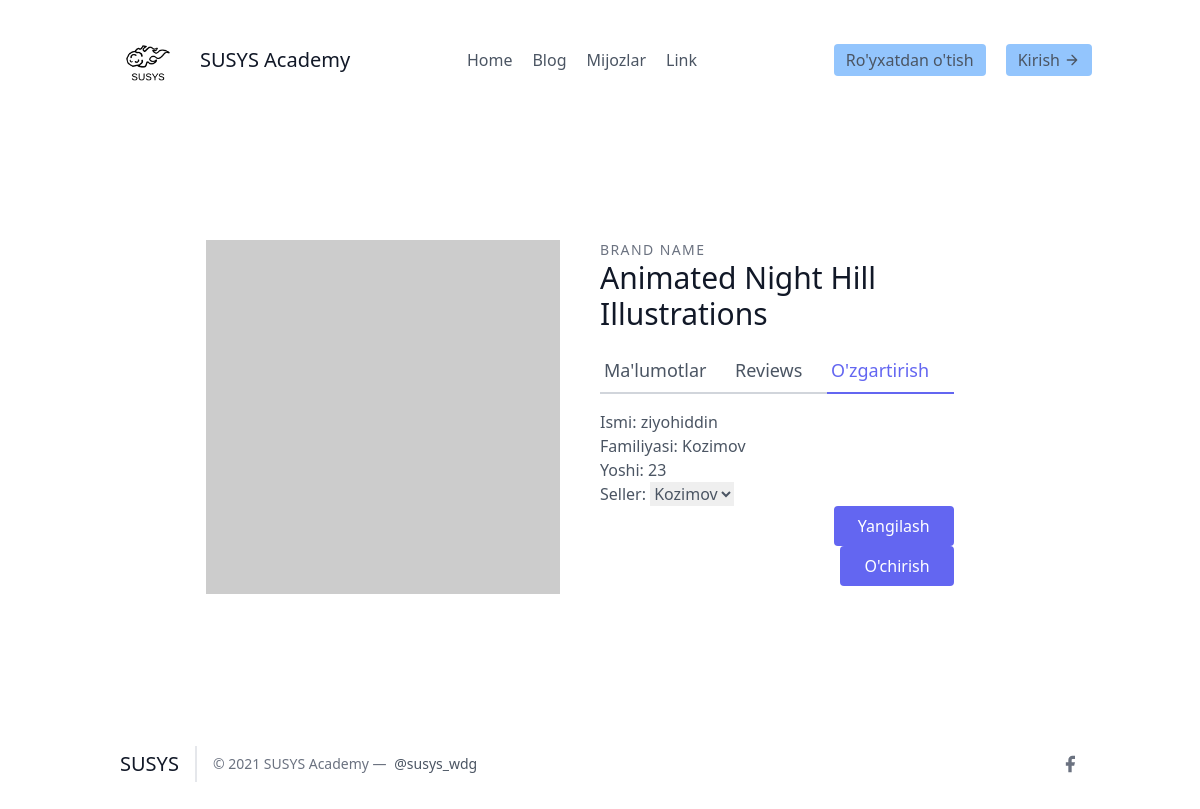
Page /leads/3/update_detail on the earlier database version.
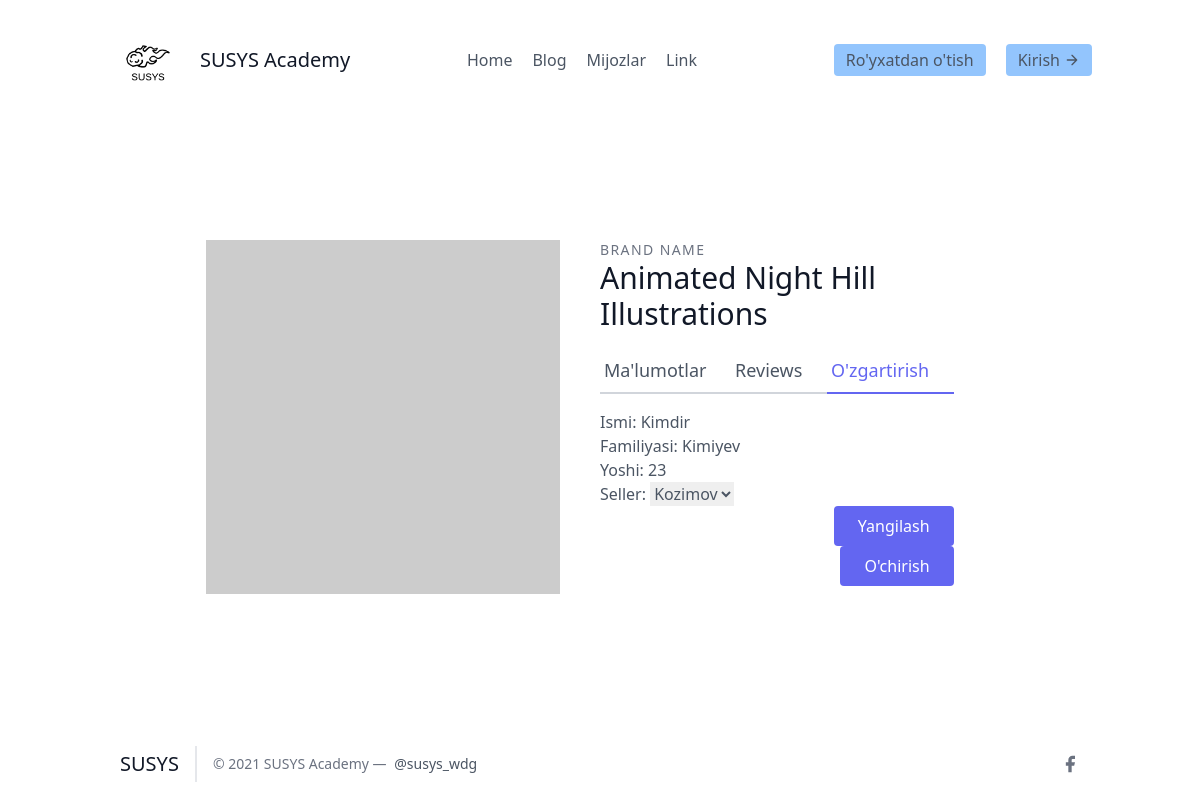
Same page on the later database version.
### leads/models.py (models this page shows, shortened)
class Lead(models.Model):
    ismi = models.CharField(max_length=20)
    familiyasi = models.CharField(max_length=20)
    yoshi = models.IntegerField(default=0)
    seller = models.ForeignKey("Seller", on_delete=models.CASCADE)

### leads/views.py (the view, shortened to what this page needs)
# urls.py: path('<int:pk>/update_detail', LeadUpdateView.as_view(), name="update"),
class LeadUpdateView(UpdateView):
    template_name = "leads/update.html"
    form_class = LeadModelForm
    queryset = models.Lead.objects.all()

### leads/forms.py
class LeadModelForm(forms.ModelForm):
    class Meta:
        model = Lead
        fields = (
            "ismi",
            "familiyasi",
            "yoshi",
            "seller",
        )

### leads/models.py (called while the page is built)
    def __str__(self):
        return str(self.user)

### leads/templates/leads/update.html (shortened to what this page needs)
{% extends 'base.html' %}
{% block content %}
    <section class="text-gray-600 body-font overflow-hidden">
    <div class="container px-5 py-24 mx-auto">
    <div class="lg:w-4/5 mx-auto flex flex-wrap">
        <img alt="ecommerce" class="lg:w-1/2 w-full lg:pr-10 lg:py-6 mb-6 lg:mb-0 object-cover object-center rounded" src="https://dummyimage.com/400x400">
      <div class="lg:w-1/2 w-full lg:pr-10 lg:py-6 mb-6 lg:mb-0">
        <h2 class="text-sm title-font text-gray-500 tracking-widest">BRAND NAME</h2>
        <h1 class="text-gray-900 text-3xl title-font font-medium mb-4">Animated Night Hill Illustrations</h1>
        <div class="flex mb-4">
          <a href="{% url 'leads:detallar' lead.pk %}" class="flex-grow border-b-2 border-gray-300 py-2 text-lg px-1">
            Ma'lumotlar
          </a>
          <a class="flex-grow border-b-2 border-gray-300 py-2 text-lg px-1">
            Reviews
          </a>
          <a href="{% url 'leads:update' lead.pk %}" class="flex-grow text-indigo-500 border-b-2 border-indigo-500 py-2 text-lg px-1">
            O'zgartirish
          </a>
        </div>
        <form method="post">
            <p>
            {{ form.as_p }}
            <button type="submit" class="flex ml-auto text-white bg-indigo-500 border-0 py-2 px-6 focus:outline-none hover:bg-indigo-600 rounded">Yangilash</button>
            <button class="flex ml-auto text-white bg-indigo-500 border-0 py-2 px-6 focus:outline-none hover:bg-indigo-600 rounded"><a href="{% url 'leads:delete' lead.pk %}">O'chirish </a></button>
        </form>
      </div>
    </div>
    </div>
    </section>
{% endblock %}

Differences in the rows shown:
changed Lead "Kozimov": ismi "ziyohiddin" → "Kimdir"; familiyasi "Kozimov" → "Kimiyev"
